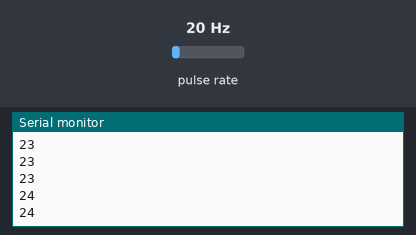
Simulated run of this sketch. Board: Arduino Uno, built with avr-gcc and run on an emulated ATmega328P. On the bench: the last lines printed to the serial monitor. Wiring (inferred from the names in the program): pulse sensor: data pin 2. The inputs (shaded band) are chosen by the test bench; at power-on: pulse rate 20 Hz.

Above: at 1.2 s.
1.3 s: pulse rate (sensor on pin 2) set to 50 Hz
At 1.8 s:
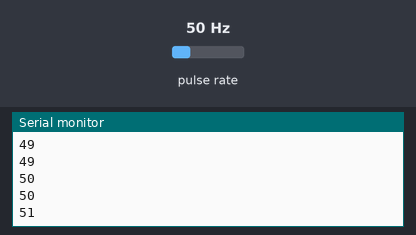
2.8 s: pulse rate (sensor on pin 2) set to 100 Hz
At 3.3 s:
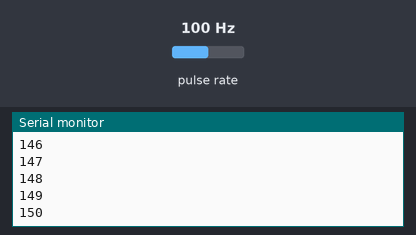
Timing chart, 0 to 5.8 s (numbered marks = the images above; inputs shaded):
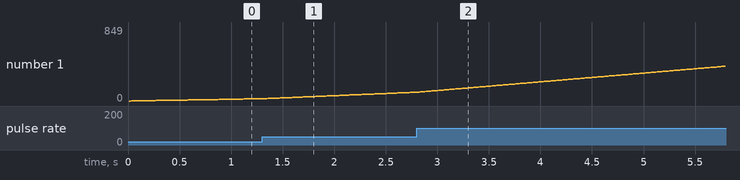

The sketch:

FlowsensorV2.ino
```cpp
int flowPin = 2;
double flowRate;
volatile int count;
unsigned long oldTime;


void setup() {

  Serial.begin(115200);
  pinMode(flowPin, INPUT);
  attachInterrupt(0,flow,FALLING);
}

void loop() {

  if (millis() - oldTime > 10){ // baca sinyal pulse setiap 10 milli second
    detachInterrupt(0);   // non aktifkan interuptsi
    Serial.println(count); // // tampilakan jumla counter sinyal output water flow

    oldTime = millis(); // update waktu internal
    //count = 0;
    attachInterrupt(0,flow,FALLING); // aktifkan lagi interruptsi
  }
}

void flow(){
  count++; // counter jika ada sinyal FALLING di pin 2 ( int0 )
}
```

Measured:
- plotted number 1: 26 → 101 after the input at 1.3 s
